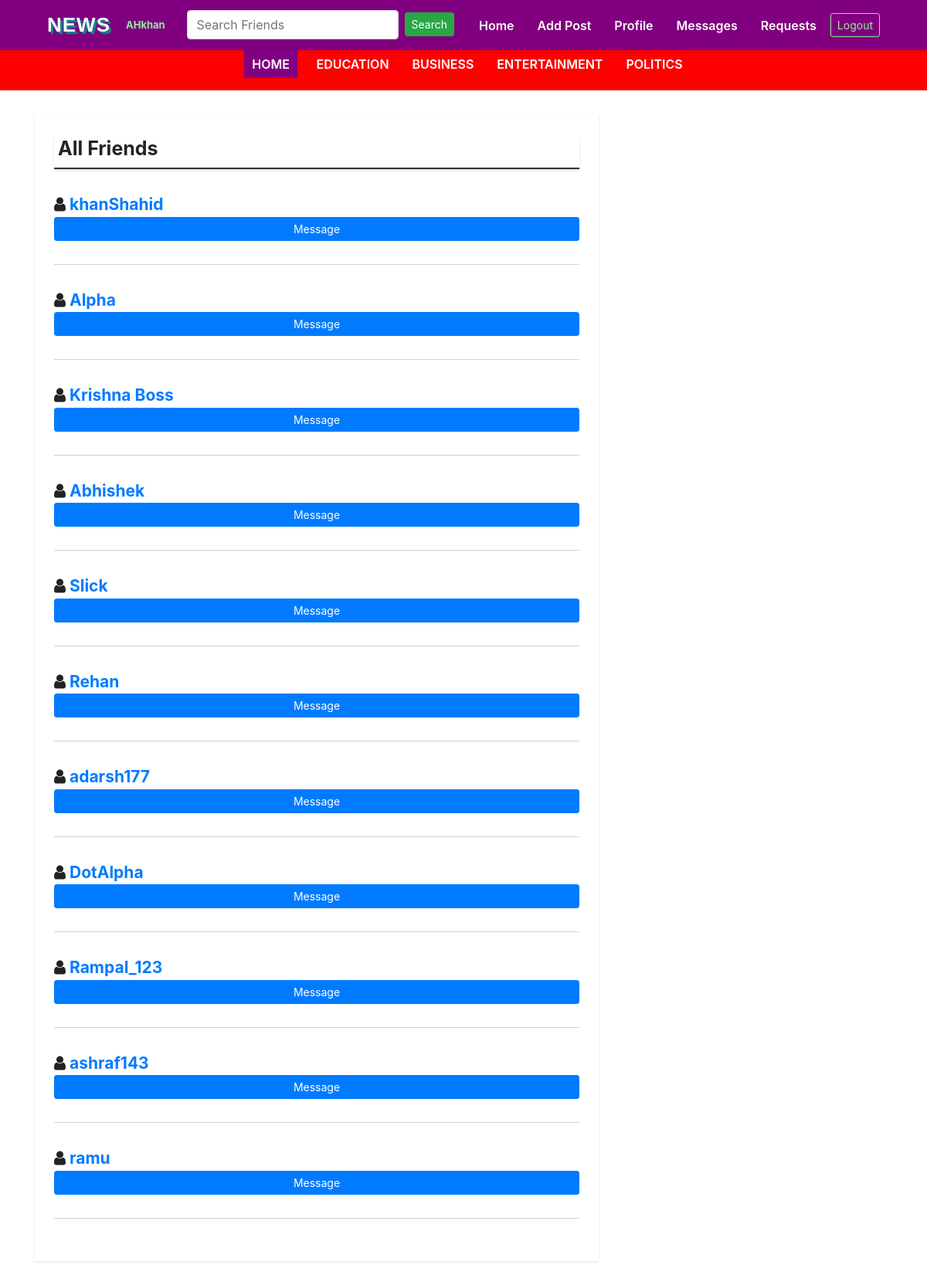
Page /messages.php (signed in) on the committed database.
### tables this page shows
CREATE TABLE `category` (
  `category_id` int(11) NOT NULL,
  `category_name` varchar(100) NOT NULL,
  `post` int(11) NOT NULL DEFAULT '0'
);

CREATE TABLE `friend_requests` (
  `request_id` int(255) NOT NULL,
  `sender` varchar(255) NOT NULL,
  `reciever` varchar(255) NOT NULL,
  `status` varchar(255) NOT NULL
);

### messages.php (the view, shortened to what this page needs)
<?php include 'header.php';
?>
    <div id="main-content">
        <div class="container">
            <div class="row">
                <div class="col-md-8">
                    <div class="post-container">
                     <h2 class="page-heading" style='font-weight:bold; font-size:25px'>                            All Friends
           </h2>
         <?php
    if(isset($_SESSION['username'])){
    include 'config.php';
    $status='Active';
    $sql="SELECT * FROM friend_requests WHERE status='{$status}' AND  sender='{$_SESSION['username']}' OR status='{$status}' AND  reciever='{$_SESSION['username']}' ORDER BY request_id DESC";
    $result=mysqli_query($conn,$sql);
    if(mysqli_num_rows($result)>0){
        while($row=mysqli_fetch_assoc($result)){
                        ?>
                        <div class="post-content" style="border-bottom:1px solid #d1d1d1">
           <span style="font-size:21px; font-weight:bold;">
         <i class="fa fa-user" aria-hidden="true"></i>
         <a href='author.php?author=<?php
            if($row['sender']==$_SESSION['username']){
            echo $row['reciever'];
            }else{
            echo $row['sender'];
            }
             ?>&mrf=<?php echo $md; ?>'><?php
            if($row['sender']==$_SESSION['username']){
            echo $row['reciever'];
            }else{
            echo $row['sender'];
            }
             ?></a>
                                            </span>
     <span>
      <a href='show_messages.php?author=<?php
            if($row['sender']==$_SESSION['username']){
            echo $row['reciever'];
            }else{
            echo $row['sender'];
            }
             ?>' data-id='{$sender_id}'
    data-sender='{$sender}'class='btn btn-primary btn-block btn-sm'  id='remove_friend'>Message</a>
                                            </span>
                                    </div>
                <?php }
        } else{
    echo "<h3 style='font-weight:bold'>No Friends Available</h3>";
       } }else{
          echo "<h3 style='font-weight:bold; color:snow; background:red; padding:3px'>Please Login</h3>";
    }
            ?>
                    </div>
               </div>
</div>
</div>

### header.php (shortened to what this page needs)
<!DOCTYPE html>
<html lang="en">
<head>
    <link rel="stylesheet" href="css/font-awesome.css">
    <link rel="stylesheet" href="css/style.css">
</head>
<body>
     <?php include "menubar.php"?>
    <?php
    include 'config.php';
  $sql="SELECT * FROM category WHERE post > 0";
  $result=mysqli_query($conn,$sql);
    $active='';
    if(mysqli_num_rows($result)>0){
        $md=md5("hello");
        ?>
    <div id="menu-bar">
    <div class="container">
        <div class="row">
            <div class="col-md-12">
                <ul class='menu'>
                <?php
                 if(!isset($_GET['cat'])){
                echo "<li><a href='index.php?&msd=<?php echo $md;?>' class='active'>HOME</a></li>";
                 }else{
     echo "<li><a href='index.php?&msd=<?php echo $md;?>' class=''>HOME</a></li>";
                 }
                 ?>
                   <?php While($row=mysqli_fetch_assoc($result)){
                    $cat_name=$row['category_name'];
              echo  "<li><a href='category.php?cat=$cat_name&msd=$md' class='{$active}'>$cat_name</a></li>";
        }
     ?>
                </ul>
            </div>
        </div>
    </div>
        </div>
    <?php } ?>

### menubar.php (shortened to what this page needs)
<?php
if(isset($_SESSION['username'])){
   $username=$_SESSION['username'];
}
?>
<html>
<head>
  <link rel="stylesheet" href="https://maxcdn.bootstrapcdn.com/bootstrap/4.5.2/css/bootstrap.min.css">
</head>
<body>
    <div class="nav_menu">
    <div class="container">
     <nav class="navbar navbar-expand-lg">
                <span href="" class="navbar-brand">NEWS</span>
      <?php
          if(isset($_SESSION['username'])){
                      echo "<a href='profile.php' class='user_pro' style='font-weight:bold; font-size:13px; padding:4px; border-radius:2px;'>$username</a>";
          }?>
          <div class="collapse navbar-collapse" id="navbar">
          <ul class="navbar-nav ml-auto">
          <?php
          if(!isset($_SESSION['username'])){
           echo "<li class='nav-item hover'>
          <a href='admin/sign.php' class='nav-link'>Create Account</a>
          </li>";
           echo "<li class='nav-item hover'>
          <a href='admin/index.php' class='nav-link'>Login</a>
          </li>";
          }
          else{
         echo "<div id='inline_form'><form class='form-inline my-2 my-lg-0' style='background:purple;margin-right:10px;padding:0px;' method='GET' action='search_friends.php'>
      <input class='form-control mr-sm-2 py-0' type='search' placeholder='Search Friends' aria-label='Search' name='search_friends'
      >
      <button class='btn btn-success btn-sm my-2 my-sm-0' type='submit'>Search</button>
    </form> </div>";
            echo "<li class='nav-item hover'>
          <a href='index.php' class='nav-link'>Home</a>
          </li>";
          echo "<li class='nav-item hover'>
          <a href='admin/add-post.php' class='nav-link'>Add Post</a>
          </li>";
           echo "<li class='nav-item hover'>
          <a href='setprofile.php' class='nav-link'>Profile</a>
          </li>";
            echo "<li class='nav-item hover'>
          <a href='messages.php' class='nav-link'>Messages</a>
          </li>";
            echo "<li class='nav-item hover'>
          <a href='show_friend_request.php' class='nav-link'>Requests</a>
          </li>";
         echo "<li class='nav-item'>
          <a class='btn btn-sm ml-6 my-1' href='' class='nav-link' id='idlogout'>Logout</a>
          </li>";
          }
          ?>
         </ul>
       </div>
     </nav>
    </div>
      </div>
</body>
</html>

### css/style.css (style rules this page uses)
body { background: #f1f1f1; font-family: sans-serif,arial,Helvetica; }
a, a:hover, a:focus { text-decoration: none; outline: none; }
ul { margin:0; padding:0; list-style:none; }
h2.page-heading { margin: 5px 0 30px; padding: 0 5px 10px; border-bottom: 2px solid #333; }
form { background: white; padding: 25px; box-shadow:0 1px 3px rgba(0, 0, 0, 0.13); }
#menu-bar { background: #333; text-align: center; }
#menu-bar .menu > li { display: inline-block; }
.menu > li > a { padding: 10px 20px; display: block; text-transform: uppercase; color: #fff; font-size: 15px; font-weight:600; transition:all 0.5s ease 0s; }
#menu-bar .menu > li > a:hover, #menu-bar .menu > li > a.active { color:#fff; background:purple; }
#main-content { padding: 30px 0; min-height: 750px; }
#main-content .page-heading { box-shadow:0px 2px 3px rgba(0,0,0,0.13); padding-bottom:10px; }
#main-content .post-container { background-color: #fff; padding: 25px; box-shadow: 0 1px 3px rgba(0, 0, 0, 0.13); }
#main-content .post-content { border-bottom: 1px solid #d1d1d1; padding: 0 0 30px; margin-bottom:30px; }
i.fa { color:#222; }

### header.php (style rules this page uses)
#menu-bar { background:red; padding-bottom:0px; }
#menu-bar li a { padding:6px 10px; font-size:16px; }
body a { text-decoration:none; }
li { padding-left:10px; }

### menubar.php (style rules this page uses)
body { background:; }
.nav_menu { background:purple; }
.nav-link { margin-left:4px; color:snow; font-weight:600; font-size:16px; transition:all 0.4s ease-in-out; }
.navbar-brand { color:snow; font-family: Arial, Helvetica, sans-serif; font-weight: 660; font-size: 26px; letter-spacing: 1px; text-shadow: 3px 3px 1px darkcyan; }
#inline_form { background:purple; box-shadow:none; }
.user_pro { font-size:17px; font-weight:500; color:lightgreen; transition:all 0.5s ease-in-out; }
#idlogout { border:1px solid lightgreen; color:lightgreen; transition:all 0.5s ease-in-out; }

### rows in the picture
category: category_name "EDUCATION"
category: category_name "BUSINESS"
category: category_name "ENTERTAINMENT"
category: category_name "POLITICS"
friend_requests: sender "khanShahid"
friend_requests: sender "Alpha"
friend_requests: sender "Krishna Boss"
friend_requests: sender "Abhishek"
friend_requests: reciever "Slick"
friend_requests: sender "Rehan"
friend_requests: sender "adarsh177"
friend_requests: sender "DotAlpha"
friend_requests: reciever "Rampal_123"
friend_requests: sender "ashraf143"
friend_requests: reciever "ramu"

### other values in the picture
$username "AHkhan"
